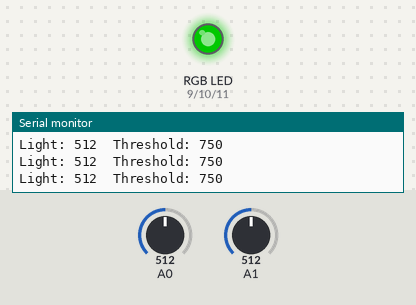
Bench run of a sketch on a simulated Arduino Uno, built with avr-gcc and run on an emulated ATmega328P. On the bench: an RGB LED mixed from three pins (HIGH = lit), the last lines printed to the serial monitor. The inputs (shaded band) are chosen by the test bench; at power-on: A1 = 512, A0 = 512. Dim RGB values are drawn brighter than linear.

Above: at 1.2 s.
1.3 s: A1 set to 160
At 1.7 s:
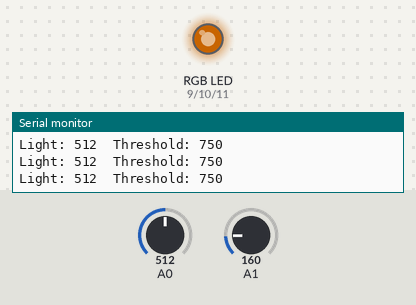
2.8 s: A1 set to 138
At 2.97 s:
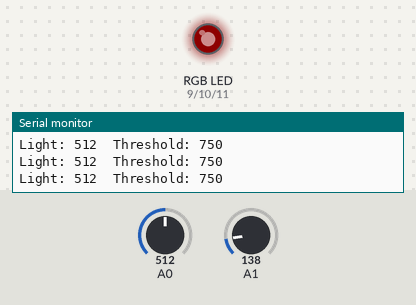
5.8 s: A1 set to 306
At 8.3 s:
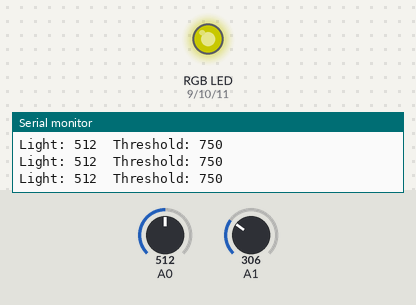
8.8 s: A1 set to 716
At 10.0 s:
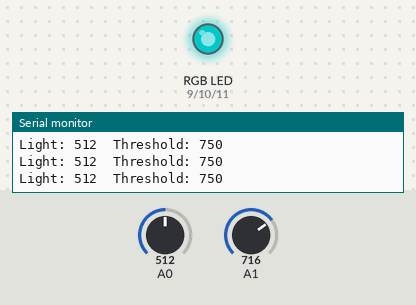
10.3 s: A0 set to 739
11.8 s: A0 set to 767
At 13.2 s:
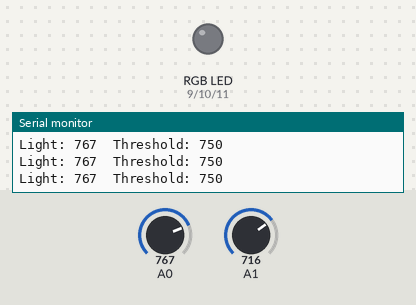
Timing chart, 0 to 14.3 s (numbered marks = the images above; inputs shaded):
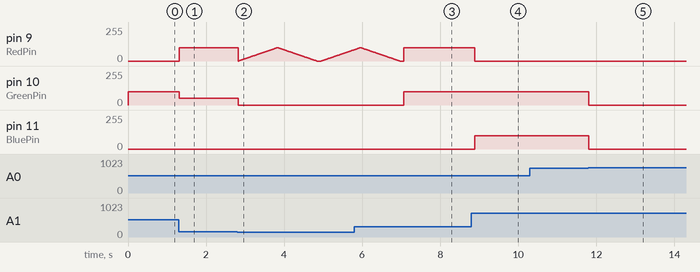

The sketch:

04_rgbnl_pulse.ino
```cpp
// Circuit 1D - RGB Nightlight - Red Pulse


int photoresistor = A0;          //photoresistor value
int potentiometer = A1;          //position of the knob
int threshold = 750;            //if the photoresistor reading is lower than this value the light will turn on


//LEDs are connected to these pins
int RedPin = 9;
int GreenPin = 10;
int BluePin = 11;

void setup() {
  Serial.begin(9600);           //start a serial connection with the computer

  //set the LED pins to output
  pinMode(RedPin, OUTPUT);
  pinMode(GreenPin, OUTPUT);
  pinMode(BluePin, OUTPUT);
}

void loop() {

  photoresistor = analogRead(A0);         //read the value of the photoresistor
  potentiometer = analogRead(A1);


  Serial.print("Light: ");
  Serial.print(photoresistor);
  Serial.print("  Threshold: ");
  Serial.println(threshold);

  if (photoresistor < threshold) {

  int colourRange = potentiometer / 150;

  switch(colourRange) {

    case 0:
      red();
      break;

    case 1:
      orange();
      break;

    case 2:
      yellow();
      break;

    case 3:
      green();
      break;

    case 4:
      cyan();
      break;

    case 5:
      blue();
      break;

    case 6:
      magenta();
      break;
  }


    } else{
      turnOff();


    }


  delay(100);                             //short delay so that the printout is easier to read
}

void red () {

  //set the LED pins to values that make red
  for (int brightness = 0; brightness <= 100; brightness++){
      analogWrite(RedPin, brightness);
      analogWrite(GreenPin, 0);
      analogWrite(BluePin, 0);
      delay(10);
  }

  for (int brightness = 100; brightness >= 0; brightness--){
    analogWrite(RedPin, brightness);
    delay(10);
  }
  }

void orange () {

  //set the LED pins to values that make orange
  analogWrite(RedPin, 100);
  analogWrite(GreenPin, 50);
  analogWrite(BluePin, 0);
}
void yellow () {

  //set the LED pins to values that make yellow
  analogWrite(RedPin, 100);
  analogWrite(GreenPin, 100);
  analogWrite(BluePin, 0);
}
void green () {

  //set the LED pins to values that make green
  analogWrite(RedPin, 0);
  analogWrite(GreenPin, 100);
  analogWrite(BluePin, 0);
}
void cyan () {

  //set the LED pins to values that make cyan
  analogWrite(RedPin, 0);
  analogWrite(GreenPin, 100);
  analogWrite(BluePin, 100);
}
void blue () {

  //set the LED pins to values that make blue
  analogWrite(RedPin, 0);
  analogWrite(GreenPin, 0);
  analogWrite(BluePin, 100);
}
void magenta () {

  //set the LED pins to values that make magenta
  analogWrite(RedPin, 100);
  analogWrite(GreenPin, 0);
  analogWrite(BluePin, 100);
}
void turnOff () {

  //set all three LED pins to 0 or OFF
  analogWrite(RedPin, 0);
  analogWrite(GreenPin, 0);
  analogWrite(BluePin, 0);
}
```

Measured:
- the behaviour switches between 150 and 149 on A1 (found by bisection; images 1 and 2)
- the behaviour switches between 749 and 750 on A0 (found by bisection; images 4 and 5)
- after the input at 1.3 s, pin 9 (RedPin): 0/255 → 100/255 at once; pin 10 (GreenPin): 100/255 → 50/255 at once
- after the input at 2.8 s, pin 10 (GreenPin): 50/255 → 0/255 at once
- after the input at 5.8 s, pin 10 (GreenPin): 0/255 → 100/255 after 1.3 s
- after the input at 8.8 s, pin 9 (RedPin): 100/255 → 0/255 after 0.09 s; pin 11 (BluePin): 0/255 → 100/255 after 0.09 s
- after the input at 11.8 s, pin 10 (GreenPin), pin 11 (BluePin): 100/255 → 0/255 at once
